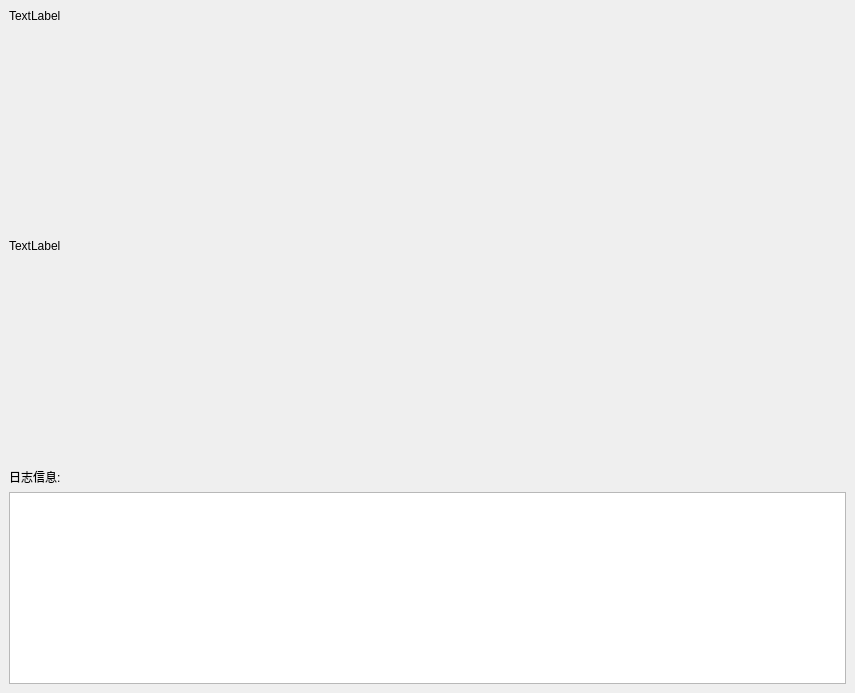
<?xml version="1.0" encoding="UTF-8"?>
<ui version="4.0">
 <class>MainWindow</class>
 <widget class="QMainWindow" name="MainWindow">
  <property name="geometry">
   <rect>
    <x>0</x>
    <y>0</y>
    <width>855</width>
    <height>693</height>
   </rect>
  </property>
  <property name="windowTitle">
   <string>监控显示</string>
  </property>
  <widget class="QWidget" name="centralwidget">
   <layout class="QVBoxLayout" name="verticalLayout_2">
    <item>
     <layout class="QVBoxLayout" name="verticalLayout">
      <item>
       <layout class="QGridLayout" name="gridLayout" rowstretch="0,1">
        <item row="0" column="0">
         <widget class="QLabel" name="label">
          <property name="text">
           <string>TextLabel</string>
          </property>
         </widget>
        </item>
        <item row="1" column="0">
         <widget class="QLabel" name="label_3">
          <property name="text">
           <string>TextLabel</string>
          </property>
         </widget>
        </item>
       </layout>
      </item>
      <item>
       <widget class="QLabel" name="TitleLabel">
        <property name="text">
         <string>日志信息:</string>
        </property>
       </widget>
      </item>
      <item>
       <widget class="QTextBrowser" name="textBrowser">
        <property name="sizePolicy">
         <sizepolicy hsizetype="Preferred" vsizetype="Preferred">
          <horstretch>0</horstretch>
          <verstretch>0</verstretch>
         </sizepolicy>
        </property>
       </widget>
      </item>
     </layout>
    </item>
   </layout>
  </widget>
 </widget>
 <resources/>
 <connections/>
</ui>
